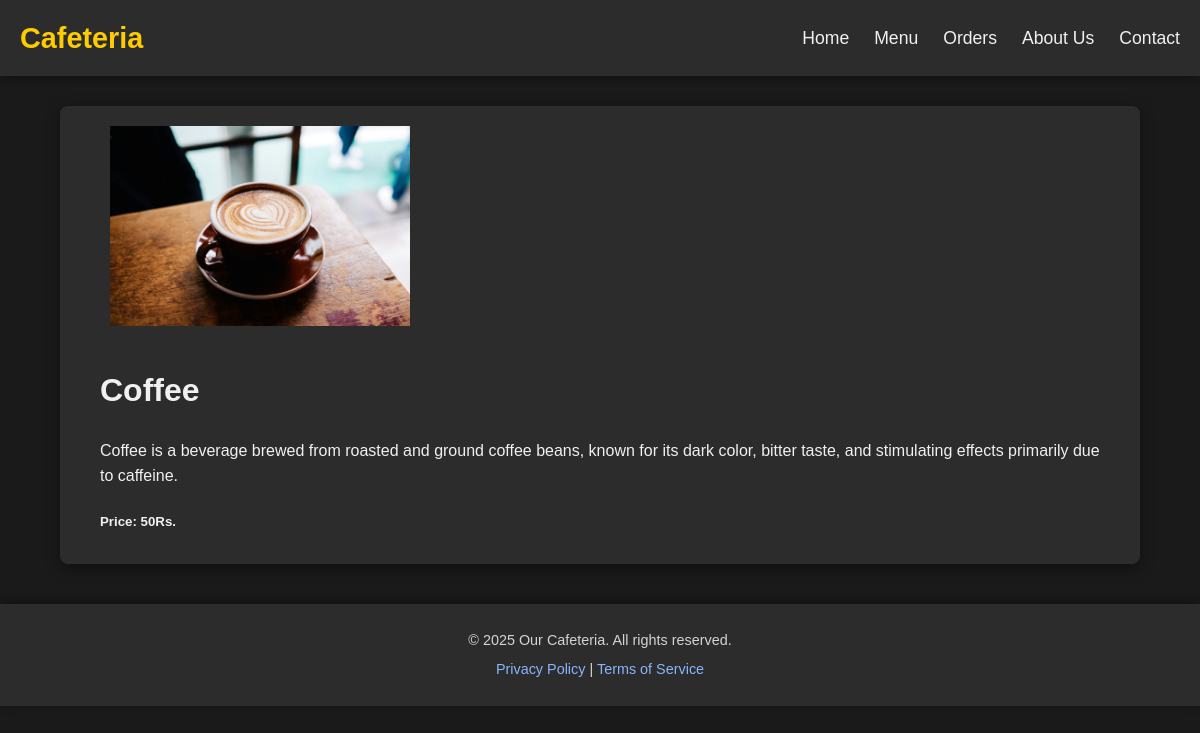
Screenshot of /cafeteria/3/ with the database file from the repository.
### cafeteria/models.py (models this page shows, shortened)
class DrinkVariety(models.Model):
    DRINK_CHOICES = [('CF', 'COFFEE'),
                     ('TE', 'TEA'),
                     ('CP', 'CAPPUCCINO'),
                     ('LT', 'LATTE'),
                     ('EP', 'ESPRESSO'),
                     ('OJ', 'ORANGE JUICE'),
                     ('AJ', 'APPLE JUICE'),
                     ('CL', 'COLA'),
                     ('LM', 'LEMONADE'),
                     ('MS', 'MILKSHAKE'),
                     ]
    name = models.CharField(max_length=100)
    image = models.ImageField(upload_to='imgs')
    data_add = models.DateTimeField(default=timezone.now)
    type = models.CharField(max_length=2, choices=DRINK_CHOICES, default='CF')
    description = models.TextField(max_length=1000, default='')
    price = models.IntegerField(validators=[
        MinValueValidator(0),
        MaxValueValidator(10000)
    ])

### cafeteria/views.py (the view)
# urls.py: path('<int:menu_id>/', views.menu_detail, name='menu_detail'),
def menu_detail(request, menu_id):
  menu = get_object_or_404(DrinkVariety, pk=menu_id)
  return render(request, 'cafeteria/menu_detail.html', {'menu': menu})

### cafeteria/templates/cafeteria/menu_detail.html (shortened to what this page needs)
{% extends 'layout.html' %}
{% block content %}
<div class="menu-detail">
    <div class="container">
        <img src="{{ menu.image.url }}" alt="{{ menu.name }}">
        <div>
            <h1>{{menu.name}}</h1>
            <p>{{menu.description}}</p>
            <h5><b>Price: {{menu.price}}Rs.</b></h5>
        </div>
    </div>
</div>
{% endblock %}

### cafeteria/templates/layout.html (style rules this page uses)
body { height: 100vh; width: 100vw; font-family: sans-serif; margin: 0; background-color: #1a1a1a; color: #f0f0f0; line-height: 1.6; display: flex; flex-direction: column; min-height: 100vh; }
.container { background-color: #2c2c2c; padding: 10px 40px; border-radius: 8px; box-shadow: 0 4px 15px rgba(0, 0, 0, 0.4); max-width: 1000px; margin: 30px 30px 0; }
img { width: 300px; margin: 10px; }
.menu-detail { display: flex; flex-direction: row; justify-content: center; align-items: center; }

### rows the page displays
DrinkVariety: image (picture), name "Coffee", description "Coffee is a beverage brewed from roasted and ground coffee beans, known for its dark color, bitter taste, and stimulating effects primarily due to caffeine.", price "50"
